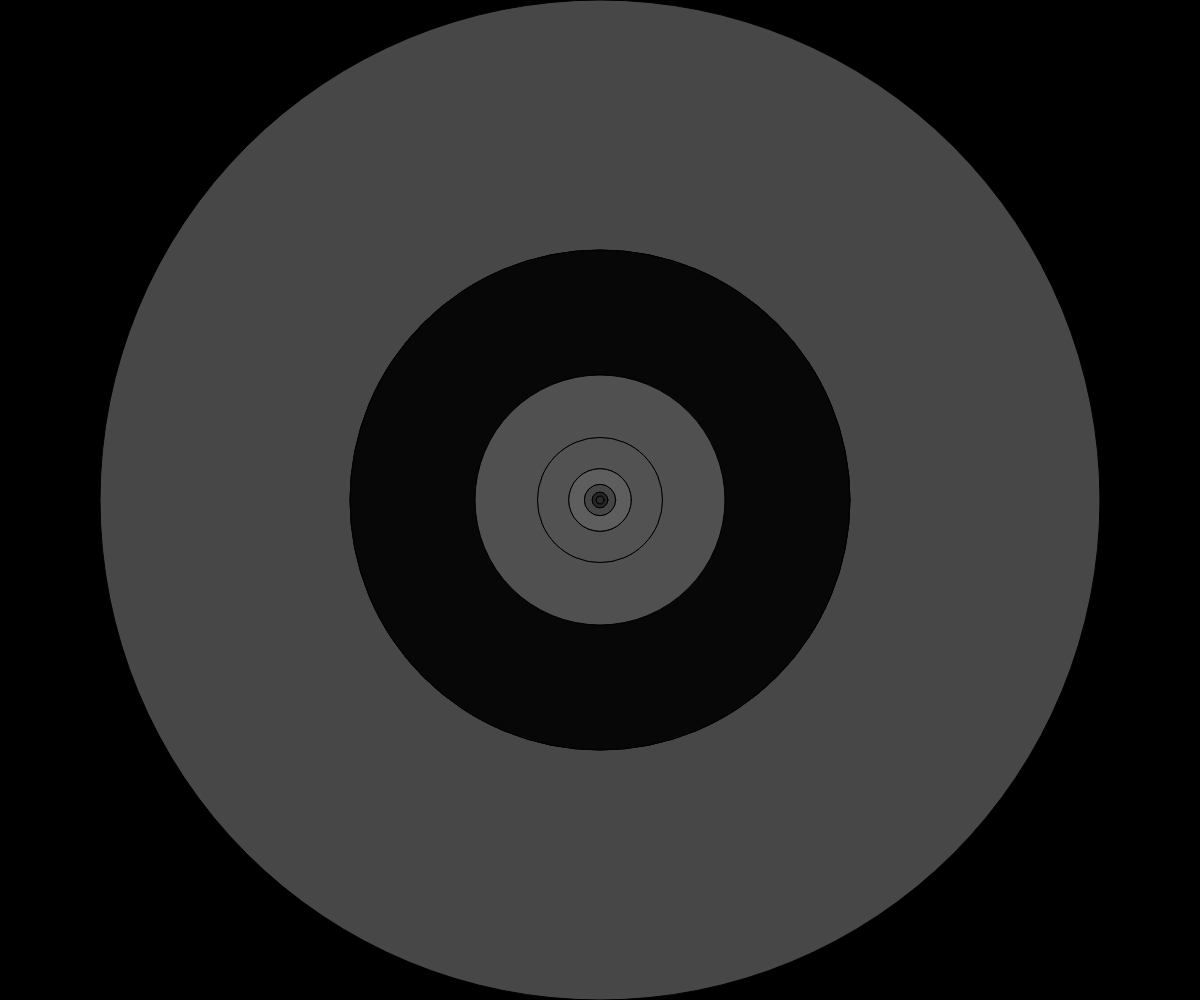
Frame 1 (no input)
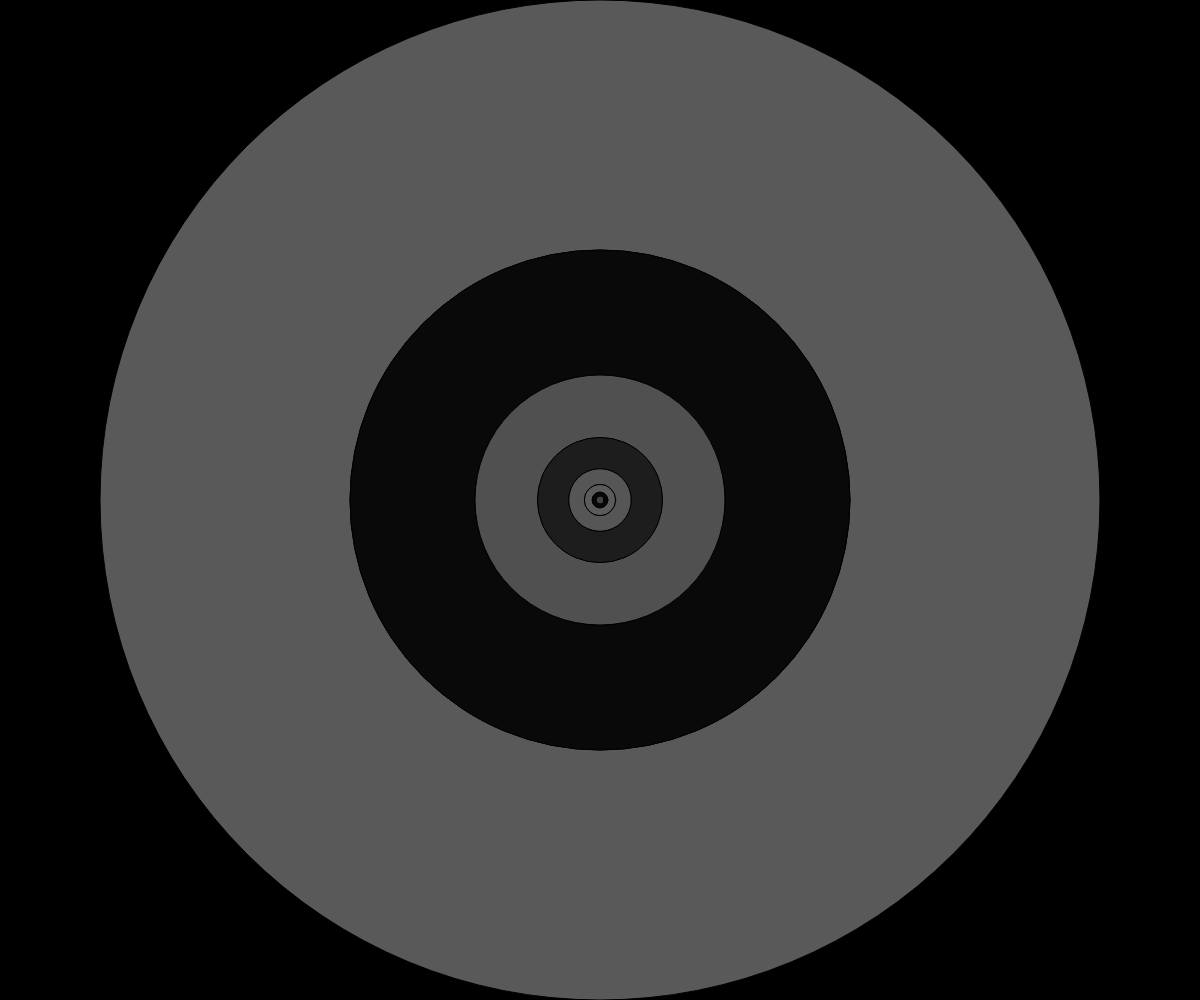
Frame 60 (no input)
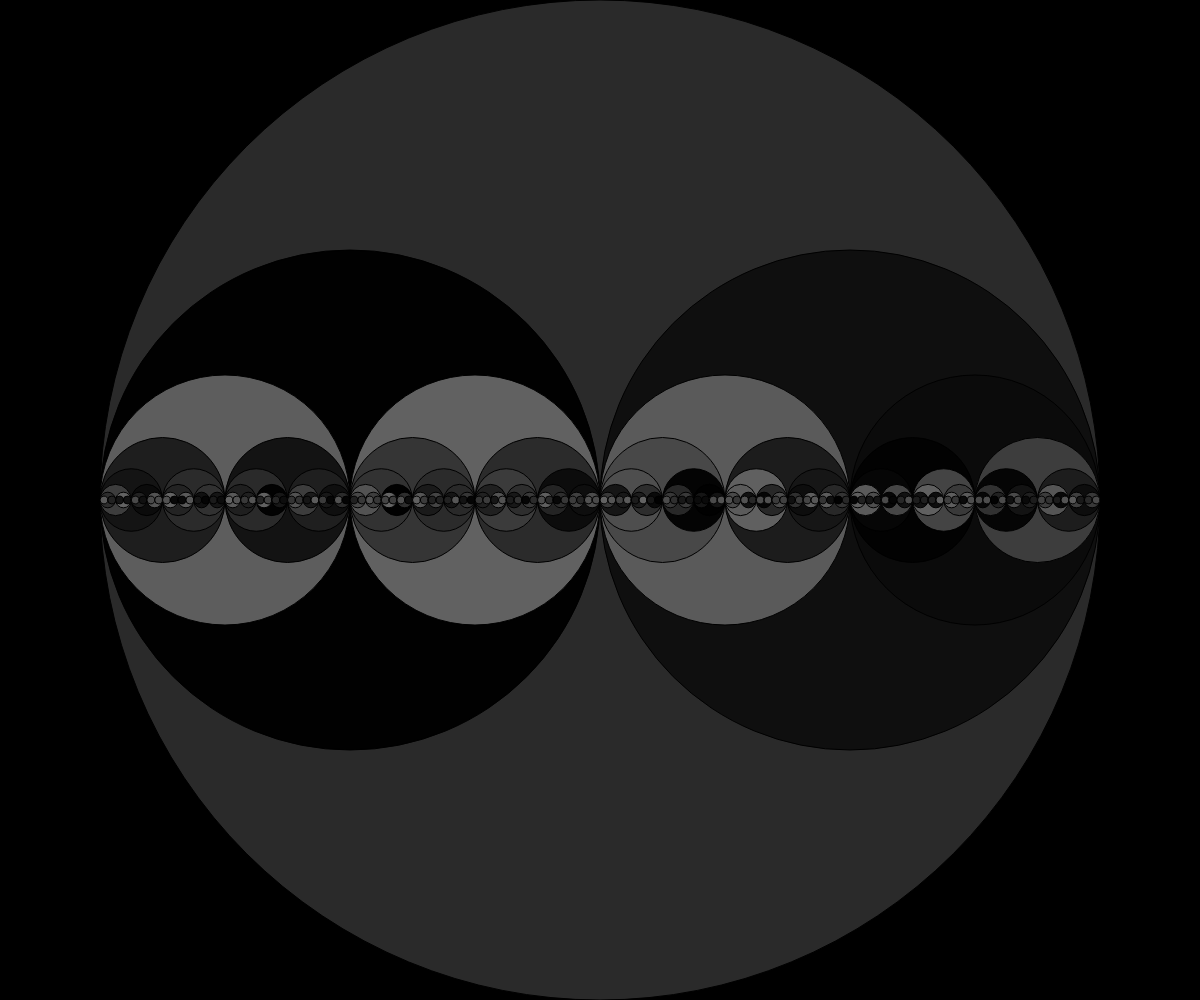
Frame 120 (the mouse pressed at the canvas centre since frame 60)

The p5.js sketch that drew these frames (run headless with seeded random() and noise() and a simulated clock; from frame 60 on, the mouse is pressed at the canvas centre):

// p5.js sketch
// ── sketch.js
// Circle Recursion

function setup() {
  createCanvas(windowWidth, windowHeight);
}

function draw() {
  background("black");
  recursiveCircle(width/2, height);
}

function recursiveCircle(x, diameter) {
  fill(random(100));
  circle(x, height/2, diameter);

  if(diameter > 10) {
    recursiveCircle(x - mouseX/width/2*diameter, diameter/2);
    recursiveCircle(x + mouseX/width/2*diameter, diameter/2);
  }
}
